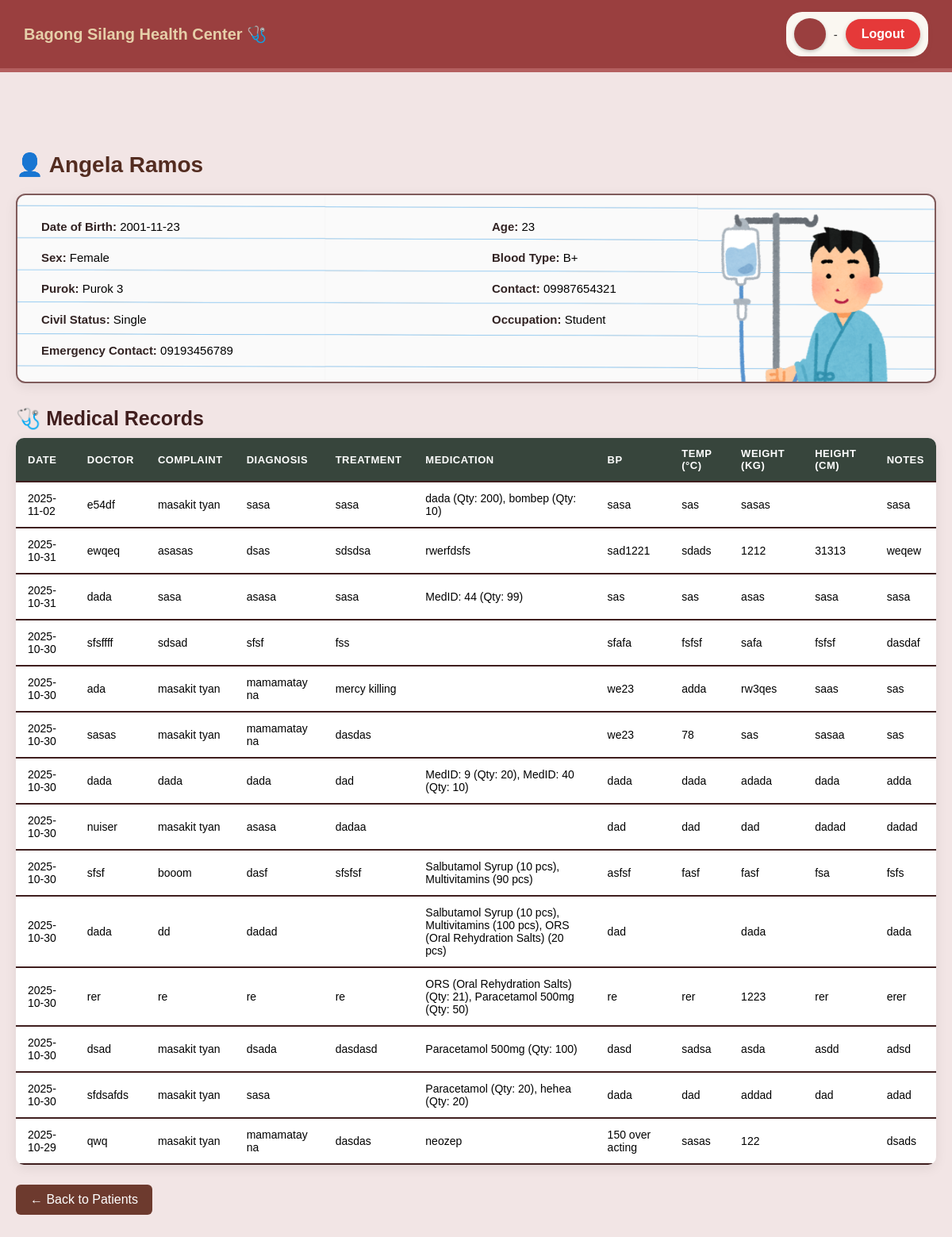
The page /view_patient.php?id=3 on the database its author committed.
### tables this page shows
CREATE TABLE `patients` (
  `patient_id` int(11) NOT NULL,
  `fullname` varchar(150) NOT NULL,
  `dob` date NOT NULL,
  `age` varchar(20) DEFAULT NULL,
  `sex` enum('Male','Female') NOT NULL,
  `blood_type` varchar(5) DEFAULT NULL,
  `purok` varchar(50) NOT NULL,
  `contact` varchar(20) NOT NULL,
  `civil_status` enum('Single','Married','Widowed','Separated') DEFAULT NULL,
  `occupation` varchar(100) DEFAULT NULL,
  `emergency_contact` varchar(150) DEFAULT NULL,
  `date_registered` timestamp NOT NULL DEFAULT current_timestamp()
);

CREATE TABLE `medical_records` (
  `record_id` int(11) NOT NULL,
  `patient_id` int(11) NOT NULL,
  `doctor` varchar(100) DEFAULT NULL,
  `date` date NOT NULL,
  `complaint` varchar(255) NOT NULL,
  `diagnosis` varchar(255) DEFAULT NULL,
  `treatment` varchar(255) DEFAULT NULL,
  `medication` varchar(255) DEFAULT NULL,
  `bp` varchar(20) DEFAULT NULL,
  `temperature` varchar(20) DEFAULT NULL,
  `weight` varchar(20) DEFAULT NULL,
  `height` varchar(20) DEFAULT NULL,
  `notes` text DEFAULT NULL,
  `created_at` timestamp NOT NULL DEFAULT current_timestamp()
);

### view_patient.php (the view, shortened to what this page needs)
<?php
include "db_connect.php";
$patient_id = intval($_GET['id']);
$patient_sql = "SELECT * FROM patients WHERE patient_id = ?";
$stmt = $conn->prepare($patient_sql);
$stmt->bind_param("i", $patient_id);
$stmt->execute();
$patient = $stmt->get_result()->fetch_assoc();
$records_sql = "SELECT * FROM medical_records WHERE patient_id = ? ORDER BY date DESC";
$stmt = $conn->prepare($records_sql);
$stmt->bind_param("i", $patient_id);
$stmt->execute();
$records = $stmt->get_result();
?>
<!DOCTYPE html>
<html lang="en">
<head>
  <link rel="stylesheet" href="styles/view_patient.css">
</head>
<body>
<?php include "navbar.php"; ?>
<div class="container">
  <h2>👤 <?= htmlspecialchars($patient['fullname']); ?></h2>
  <div class="card">
    <p><strong>Date of Birth:</strong> <?= htmlspecialchars($patient['dob']); ?></p>
    <p><strong>Age:</strong> <?= htmlspecialchars($patient['age']); ?></p>
    <p><strong>Sex:</strong> <?= htmlspecialchars($patient['sex']); ?></p>
    <p><strong>Blood Type:</strong> <?= htmlspecialchars($patient['blood_type']); ?></p>
    <p><strong>Purok:</strong> <?= htmlspecialchars($patient['purok']); ?></p>
    <p><strong>Contact:</strong> <?= htmlspecialchars($patient['contact']); ?></p>
    <p><strong>Civil Status:</strong> <?= htmlspecialchars($patient['civil_status']); ?></p>
    <p><strong>Occupation:</strong> <?= htmlspecialchars($patient['occupation']); ?></p>
    <p><strong>Emergency Contact:</strong> <?= htmlspecialchars($patient['emergency_contact']); ?></p>
  </div>
  <h3>🩺 Medical Records</h3>
  <?php if ($records->num_rows > 0): ?>
    <table>
      <thead>
        <tr>
          <th>Date</th>
          <th>Doctor</th>
          <th>Complaint</th>
          <th>Diagnosis</th>
          <th>Treatment</th>
          <th>Medication</th>
          <th>BP</th>
          <th>Temp (°C)</th>
          <th>Weight (kg)</th>
          <th>Height (cm)</th>
          <th>Notes</th>
        </tr>
      </thead>
      <tbody>
        <?php while ($row = $records->fetch_assoc()): ?>
          <tr>
            <td><?= htmlspecialchars($row['date']); ?></td>
            <td><?= htmlspecialchars($row['doctor']); ?></td>
            <td><?= nl2br(htmlspecialchars($row['complaint'])); ?></td>
            <td><?= nl2br(htmlspecialchars($row['diagnosis'])); ?></td>
            <td><?= nl2br(htmlspecialchars($row['treatment'])); ?></td>
            <td><?= nl2br(htmlspecialchars($row['medication'])); ?></td>
            <td><?= htmlspecialchars($row['bp']); ?></td>
            <td><?= htmlspecialchars($row['temperature']); ?></td>
            <td><?= htmlspecialchars($row['weight']); ?></td>
            <td><?= htmlspecialchars($row['height']); ?></td>
            <td><?= nl2br(htmlspecialchars($row['notes'])); ?></td>
          </tr>
        <?php endwhile; ?>
      </tbody>
    </table>
  <?php else: ?>
    <div class="no-records">
      <p>No medical records found for this patient.</p>
    </div>
  <?php endif; ?>
  <a href="pat.php" class="back-btn">← Back to Patients</a>
</div>
</body>
</html>

### styles/view_patient.css (style rules this page uses)
* { margin: 0; padding: 0; box-sizing: border-box; font-family: Arial, sans-serif; }
body { background: #f2e5e5; }
.container { max-width: 1200px; margin: 80px auto; padding: 20px; }
h2 { font-size: 28px; margin-bottom: 20px; color: #532c20; }
.card { background-image: url('../images/Patient.png'); background-size:cover; background-repeat:no-repeat; padding: 25px 30px; border-radius: 12px; border: 2px solid #805b5b; box-shadow: 0 4px 15px rgba(0,0,0,0.08); margin-bottom: 30px; display: grid; grid-template-columns: 1fr 1fr; gap: 10px 40px; }
.card p { margin: 6px 0; font-size: 15px; }
.card p strong { color: #322323; }
h3 { margin: 20px 0 10px; color: #401e1e; font-size: 25px; }
table { width: 100%; border-collapse: collapse; background: #fff; border-radius: 10px; overflow: hidden; box-shadow: 0 4px 15px rgba(0,0,0,0.08); }
th, td { padding: 12px 15px; text-align: left; font-size: 14px; border-bottom: 2px solid #3f1e1e; }
th { background: #37453c; color: #fff; text-transform: uppercase; font-size: 13px; letter-spacing: 0.5px; }
a.back-btn { display: inline-block; margin-top: 25px; background: #6d3a2e; color: #fff; padding: 10px 18px; border-radius: 6px; text-decoration: none; transition: 0.2s; }

### rows shown on the page
patients: fullname "Angela Ramos", dob "2001-11-23", age "23", sex "Female", blood_type "B+", purok "Purok 3", contact "09987654321", civil_status "Single", occupation "Student", emergency_contact "09193456789"
medical_records: date "2025-11-02", doctor "e54df", complaint "masakit tyan", diagnosis "sasa", treatment "sasa", medication "dada (Qty: 200), bombep (Qty: 10)", bp "sasa", temperature "sas", weight "sasas", notes "sasa"
medical_records: date "2025-10-31", doctor "ewqeq", complaint "asasas", diagnosis "dsas", treatment "sdsdsa", medication "rwerfdsfs", bp "sad1221", temperature "sdads", weight "1212", height "31313", notes "weqew"
medical_records: date "2025-10-31", doctor "dada", complaint "sasa", diagnosis "asasa", treatment "sasa", medication "MedID: 44 (Qty: 99)", bp "sas", temperature "sas", weight "asas", height "sasa", notes "sasa"
medical_records: date "2025-10-30", doctor "sfsffff", complaint "sdsad", diagnosis "sfsf", treatment "fss", bp "sfafa", temperature "fsfsf", weight "safa", height "fsfsf", notes "dasdaf"
medical_records: date "2025-10-30", doctor "ada", complaint "masakit tyan", diagnosis "mamamatay na", treatment "mercy killing", bp "we23", temperature "adda", weight "rw3qes", height "saas", notes "sas"
medical_records: date "2025-10-30", doctor "sasas", complaint "masakit tyan", diagnosis "mamamatay na", treatment "dasdas", bp "we23", temperature "78", weight "sas", height "sasaa", notes "sas"
medical_records: date "2025-10-30", doctor "dada", complaint "dada", diagnosis "dada", treatment "dad", medication "MedID: 9 (Qty: 20), MedID: 40 (Qty: 10)", bp "dada", temperature "dada", weight "adada", height "dada", notes "adda"
medical_records: date "2025-10-30", doctor "nuiser", complaint "masakit tyan", diagnosis "asasa", treatment "dadaa", bp "dad", temperature "dad", weight "dad", height "dadad", notes "dadad"
medical_records: date "2025-10-30", doctor "sfsf", complaint "booom", diagnosis "dasf", treatment "sfsfsf", medication "Salbutamol Syrup (10 pcs), Multivitamins (90 pcs)", bp "asfsf", temperature "fasf", weight "fasf", height "fsa", notes "fsfs"
medical_records: date "2025-10-30", doctor "dada", complaint "dd", diagnosis "dadad", medication "Salbutamol Syrup (10 pcs), Multivitamins (100 pcs), ORS (Oral Rehydration Salts) (20 pcs)", bp "dad", weight "dada", notes "dada"
medical_records: date "2025-10-30", doctor "rer", complaint "re", diagnosis "re", treatment "re", medication "ORS (Oral Rehydration Salts) (Qty: 21), Paracetamol 500mg (Qty: 50)", bp "re", temperature "rer", weight "1223", height "rer", notes "erer"
medical_records: date "2025-10-30", doctor "dsad", complaint "masakit tyan", diagnosis "dsada", treatment "dasdasd", medication "Paracetamol 500mg (Qty: 100)", bp "dasd", temperature "sadsa", weight "asda", height "asdd", notes "adsd"
medical_records: date "2025-10-30", doctor "sfdsafds", complaint "masakit tyan", diagnosis "sasa", medication "Paracetamol (Qty: 20), hehea (Qty: 20)", bp "dada", temperature "dad", weight "addad", height "dad", notes "adad"
medical_records: date "2025-10-29", doctor "qwq", complaint "masakit tyan", diagnosis "mamamatay na", treatment "dasdas", medication "neozep", bp "150 over acting", temperature "sasas", weight "122", notes "dsads"
